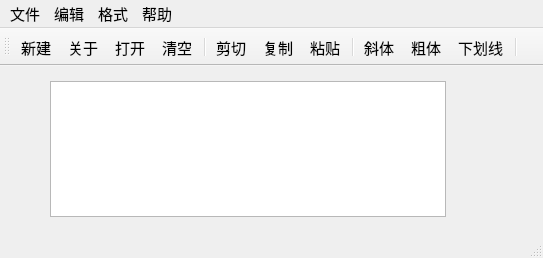
<?xml version="1.0" encoding="UTF-8"?>
<ui version="4.0">
 <class>QWMainWind</class>
 <widget class="QMainWindow" name="QWMainWind">
  <property name="geometry">
   <rect>
    <x>0</x>
    <y>0</y>
    <width>543</width>
    <height>258</height>
   </rect>
  </property>
  <property name="font">
   <font>
    <pointsize>11</pointsize>
   </font>
  </property>
  <property name="windowTitle">
   <string>QWMainWind</string>
  </property>
  <widget class="QWidget" name="centralWidget">
   <widget class="QTextEdit" name="txtEdit">
    <property name="geometry">
     <rect>
      <x>50</x>
      <y>15</y>
      <width>396</width>
      <height>136</height>
     </rect>
    </property>
    <property name="font">
     <font>
      <pointsize>16</pointsize>
     </font>
    </property>
   </widget>
  </widget>
  <widget class="QMenuBar" name="menuBar">
   <property name="geometry">
    <rect>
     <x>0</x>
     <y>0</y>
     <width>543</width>
     <height>23</height>
    </rect>
   </property>
   <widget class="QMenu" name="menu">
    <property name="title">
     <string>文件</string>
    </property>
    <addaction name="actNew"/>
    <addaction name="actOpen"/>
    <addaction name="separator"/>
    <addaction name="actClose"/>
   </widget>
   <widget class="QMenu" name="menu_2">
    <property name="title">
     <string>编辑</string>
    </property>
    <addaction name="actCut"/>
    <addaction name="actCopy"/>
    <addaction name="actPaste"/>
    <addaction name="separator"/>
    <addaction name="actClear"/>
   </widget>
   <widget class="QMenu" name="menu_3">
    <property name="title">
     <string>格式</string>
    </property>
    <addaction name="actFontBold"/>
    <addaction name="actFontItalic"/>
    <addaction name="actFontUnder"/>
    <addaction name="separator"/>
    <addaction name="actToolbarLab"/>
   </widget>
   <widget class="QMenu" name="menu_4">
    <property name="title">
     <string>帮助</string>
    </property>
    <addaction name="actAbout"/>
   </widget>
   <addaction name="menu"/>
   <addaction name="menu_2"/>
   <addaction name="menu_3"/>
   <addaction name="menu_4"/>
  </widget>
  <widget class="QToolBar" name="mainToolBar">
   <property name="toolButtonStyle">
    <enum>Qt::ToolButtonTextUnderIcon</enum>
   </property>
   <attribute name="toolBarArea">
    <enum>TopToolBarArea</enum>
   </attribute>
   <attribute name="toolBarBreak">
    <bool>false</bool>
   </attribute>
   <addaction name="actNew"/>
   <addaction name="actAbout"/>
   <addaction name="actOpen"/>
   <addaction name="actClear"/>
   <addaction name="separator"/>
   <addaction name="actCut"/>
   <addaction name="actCopy"/>
   <addaction name="actPaste"/>
   <addaction name="separator"/>
   <addaction name="actFontItalic"/>
   <addaction name="actFontBold"/>
   <addaction name="actFontUnder"/>
   <addaction name="separator"/>
  </widget>
  <widget class="QStatusBar" name="statusBar"/>
  <action name="actCut">
   <property name="icon">
    <iconset resource="res.qrc">
     <normaloff>:/images/images/cut.bmp</normaloff>:/images/images/cut.bmp</iconset>
   </property>
   <property name="text">
    <string>剪切</string>
   </property>
   <property name="toolTip">
    <string>剪切</string>
   </property>
   <property name="shortcut">
    <string>Ctrl+X</string>
   </property>
  </action>
  <action name="actCopy">
   <property name="icon">
    <iconset resource="res.qrc">
     <normaloff>:/images/images/120.bmp</normaloff>:/images/images/120.bmp</iconset>
   </property>
   <property name="text">
    <string>复制</string>
   </property>
   <property name="toolTip">
    <string>复制</string>
   </property>
   <property name="shortcut">
    <string>Ctrl+C</string>
   </property>
  </action>
  <action name="actPaste">
   <property name="icon">
    <iconset resource="res.qrc">
     <normaloff>:/images/images/paste.bmp</normaloff>:/images/images/paste.bmp</iconset>
   </property>
   <property name="text">
    <string>粘贴</string>
   </property>
   <property name="toolTip">
    <string>粘贴</string>
   </property>
   <property name="shortcut">
    <string>Ctrl+V</string>
   </property>
  </action>
  <action name="actFontBold">
   <property name="checkable">
    <bool>true</bool>
   </property>
   <property name="icon">
    <iconset resource="res.qrc">
     <normaloff>:/images/images/BLD.BMP</normaloff>:/images/images/BLD.BMP</iconset>
   </property>
   <property name="text">
    <string>粗体</string>
   </property>
   <property name="toolTip">
    <string>粗体</string>
   </property>
  </action>
  <action name="actFontItalic">
   <property name="checkable">
    <bool>true</bool>
   </property>
   <property name="icon">
    <iconset resource="res.qrc">
     <normaloff>:/images/images/ITL.BMP</normaloff>:/images/images/ITL.BMP</iconset>
   </property>
   <property name="text">
    <string>斜体</string>
   </property>
   <property name="toolTip">
    <string>斜体</string>
   </property>
  </action>
  <action name="actFontUnder">
   <property name="checkable">
    <bool>true</bool>
   </property>
   <property name="icon">
    <iconset resource="res.qrc">
     <normaloff>:/images/images/WORDUNDR.BMP</normaloff>:/images/images/WORDUNDR.BMP</iconset>
   </property>
   <property name="text">
    <string>下划线</string>
   </property>
   <property name="toolTip">
    <string>下划线</string>
   </property>
  </action>
  <action name="actClose">
   <property name="icon">
    <iconset resource="res.qrc">
     <normaloff>:/images/images/exit.bmp</normaloff>:/images/images/exit.bmp</iconset>
   </property>
   <property name="text">
    <string>退出</string>
   </property>
   <property name="toolTip">
    <string>退出</string>
   </property>
  </action>
  <action name="actOpen">
   <property name="icon">
    <iconset resource="res.qrc">
     <normaloff>:/images/images/open3.bmp</normaloff>:/images/images/open3.bmp</iconset>
   </property>
   <property name="text">
    <string>打开...</string>
   </property>
   <property name="toolTip">
    <string>打开文件</string>
   </property>
   <property name="shortcut">
    <string>Ctrl+O</string>
   </property>
  </action>
  <action name="actClear">
   <property name="icon">
    <iconset resource="res.qrc">
     <normaloff>:/images/images/103.bmp</normaloff>:/images/images/103.bmp</iconset>
   </property>
   <property name="text">
    <string>清空</string>
   </property>
   <property name="toolTip">
    <string>清空内容</string>
   </property>
  </action>
  <action name="actFont">
   <property name="icon">
    <iconset resource="res.qrc">
     <normaloff>:/images/images/20.ico</normaloff>:/images/images/20.ico</iconset>
   </property>
   <property name="text">
    <string>字体...</string>
   </property>
   <property name="toolTip">
    <string>字体设置</string>
   </property>
  </action>
  <action name="actNew">
   <property name="icon">
    <iconset resource="res.qrc">
     <normaloff>:/images/images/new2.bmp</normaloff>:/images/images/new2.bmp</iconset>
   </property>
   <property name="text">
    <string>新建</string>
   </property>
   <property name="shortcut">
    <string>Ctrl+N</string>
   </property>
  </action>
  <action name="actAbout">
   <property name="icon">
    <iconset resource="res.qrc">
     <normaloff>:/images/images/430.bmp</normaloff>:/images/images/430.bmp</iconset>
   </property>
   <property name="text">
    <string>关于</string>
   </property>
   <property name="toolTip">
    <string>关于：显示开发人员信息</string>
   </property>
  </action>
  <action name="actToolbarLab">
   <property name="checkable">
    <bool>true</bool>
   </property>
   <property name="checked">
    <bool>true</bool>
   </property>
   <property name="text">
    <string>显示工具栏文字标签</string>
   </property>
   <property name="menuRole">
    <enum>QAction::TextHeuristicRole</enum>
   </property>
  </action>
 </widget>
 <layoutdefault spacing="6" margin="11"/>
 <resources>
  <include location="res.qrc"/>
 </resources>
 <connections>
  <connection>
   <sender>actClose</sender>
   <signal>triggered()</signal>
   <receiver>QWMainWind</receiver>
   <slot>close()</slot>
   <hints>
    <hint type="sourcelabel">
     <x>-1</x>
     <y>-1</y>
    </hint>
    <hint type="destinationlabel">
     <x>422</x>
     <y>254</y>
    </hint>
   </hints>
  </connection>
  <connection>
   <sender>actClear</sender>
   <signal>triggered()</signal>
   <receiver>txtEdit</receiver>
   <slot>clear()</slot>
   <hints>
    <hint type="sourcelabel">
     <x>-1</x>
     <y>-1</y>
    </hint>
    <hint type="destinationlabel">
     <x>260</x>
     <y>256</y>
    </hint>
   </hints>
  </connection>
  <connection>
   <sender>actCut</sender>
   <signal>triggered()</signal>
   <receiver>txtEdit</receiver>
   <slot>cut()</slot>
   <hints>
    <hint type="sourcelabel">
     <x>-1</x>
     <y>-1</y>
    </hint>
    <hint type="destinationlabel">
     <x>260</x>
     <y>256</y>
    </hint>
   </hints>
  </connection>
  <connection>
   <sender>actCopy</sender>
   <signal>triggered()</signal>
   <receiver>txtEdit</receiver>
   <slot>copy()</slot>
   <hints>
    <hint type="sourcelabel">
     <x>-1</x>
     <y>-1</y>
    </hint>
    <hint type="destinationlabel">
     <x>260</x>
     <y>256</y>
    </hint>
   </hints>
  </connection>
  <connection>
   <sender>actPaste</sender>
   <signal>triggered()</signal>
   <receiver>txtEdit</receiver>
   <slot>paste()</slot>
   <hints>
    <hint type="sourcelabel">
     <x>-1</x>
     <y>-1</y>
    </hint>
    <hint type="destinationlabel">
     <x>260</x>
     <y>256</y>
    </hint>
   </hints>
  </connection>
 </connections>
</ui>
